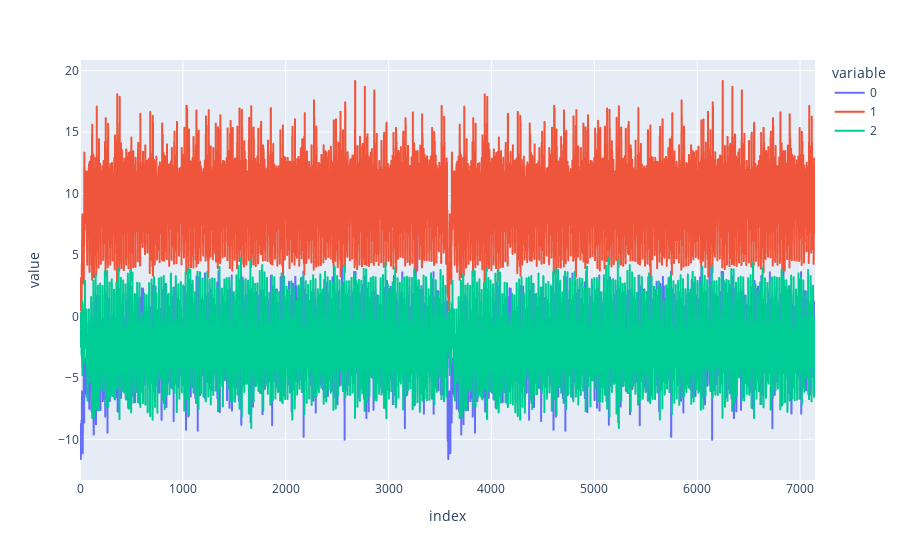

Notebook code cell kept with this figure:
### Code cell
acc, gyr = readWISDM(1629)
A = np.array(acc[3:])
atividade = 0
ind1 = acc[1]==labels[atividade]
fA = A[:,ind1]
t1 = acc[2][ind1]/1000000000
t1 = t1-t1[0]
px.line(fA.transpose())

### Figure 1 — Plotly figure (JSON) as saved in the notebook; plotly's stock layout.template omitted (floating-point values rounded to 4 significant figures; data arrays with more than 128 entries replaced by an {"elided": "..."} marker saying what was removed)
{"data": [{"hovertemplate": "variable=0<br>index=%{x}<br>value=%{y}<extra></extra>", "legendgroup": "0", "line": {"color": "#636efa", "dash": "solid"}, "marker": {"symbol": "circle"}, "mode": "lines", "name": "0", "showlegend": true, "type": "scattergl", "x": {"elided": "7146 int values"}, "xaxis": "x", "y": {"elided": "7146 float values"}, "yaxis": "y"}, {"hovertemplate": "variable=1<br>index=%{x}<br>value=%{y}<extra></extra>", "legendgroup": "1", "line": {"color": "#EF553B", "dash": "solid"}, "marker": {"symbol": "circle"}, "mode": "lines", "name": "1", "showlegend": true, "type": "scattergl", "x": {"elided": "7146 int values"}, "xaxis": "x", "y": {"elided": "7146 float values"}, "yaxis": "y"}, {"hovertemplate": "variable=2<br>index=%{x}<br>value=%{y}<extra></extra>", "legendgroup": "2", "line": {"color": "#00cc96", "dash": "solid"}, "marker": {"symbol": "circle"}, "mode": "lines", "name": "2", "showlegend": true, "type": "scattergl", "x": {"elided": "7146 int values"}, "xaxis": "x", "y": {"elided": "7146 float values"}, "yaxis": "y"}], "layout": {"legend": {"title": {"text": "variable"}, "tracegroupgap": 0}, "margin": {"t": 60}, "xaxis": {"anchor": "y", "domain": [0, 1], "title": {"text": "index"}}, "yaxis": {"anchor": "x", "domain": [0, 1], "title": {"text": "value"}}}}
